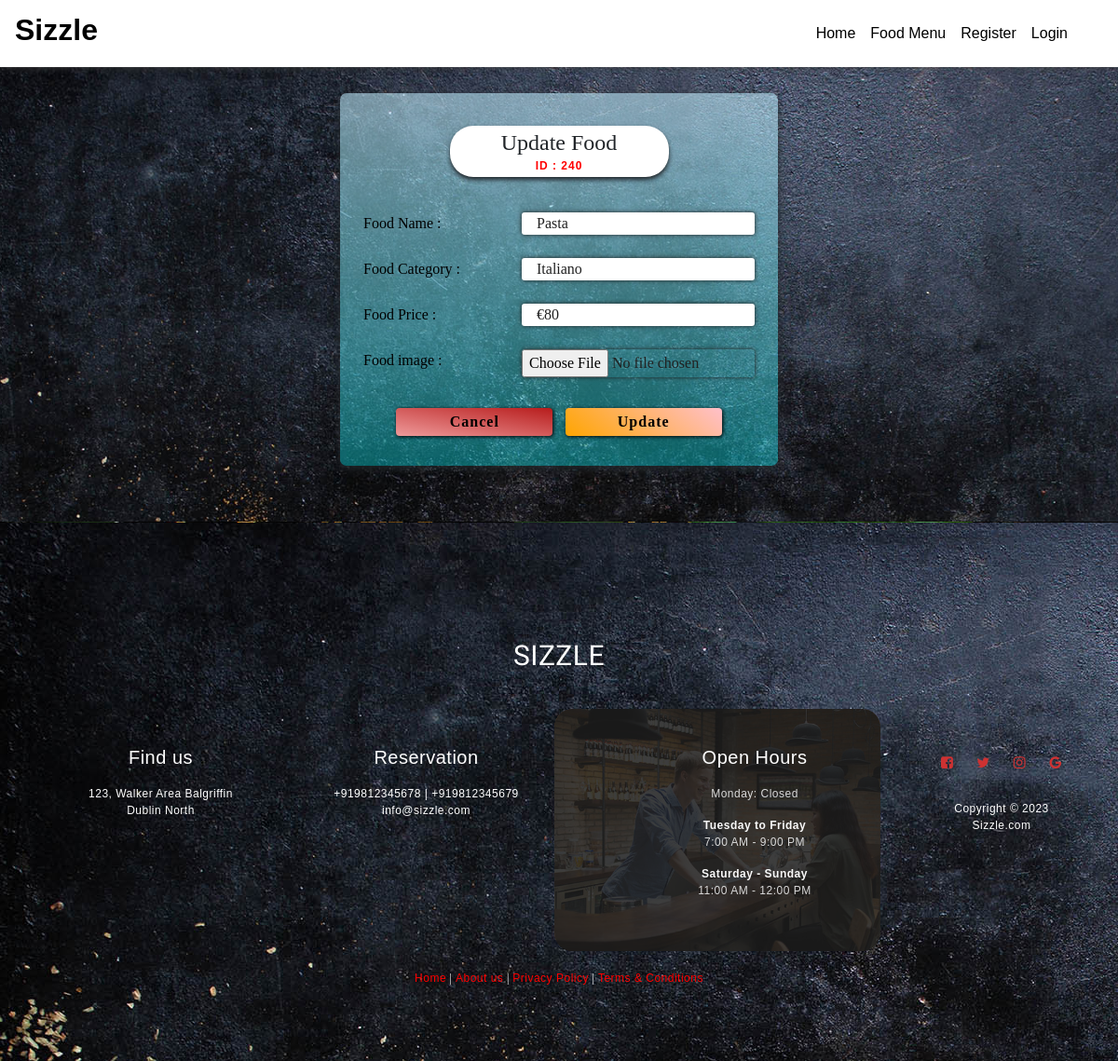
/getfood/24, run on the app's committed database.
### Foodapp/models.py (models this page shows)
class Food(models.Model):
    FoodId = models.AutoField(primary_key=True)
    FoodName = models.CharField(max_length=30)
    FoodCat = models.CharField(max_length=30)
    FoodPrice = models.FloatField(max_length=15)
    FoodImage = models.ImageField(upload_to='media', default='')
    class Meta:
        db_table = "FP_Food"

### Foodapp/views.py (the view)
# urls.py: path('getfood/<int:FoodId>', views.getfood),
def getfood(request, FoodId):
    foods = Food.objects.get(FoodId=FoodId)
    return render(request, 'updatefood.html', {'f': foods})

### Templates/Foodapp/updatefood.html (shortened to what this page needs)
<!DOCTYPE html>
<html lang="en" dir="ltr">
  <head>
	{% load static %}
    <link rel="stylesheet" type="text/css" href="{% static 'css/imperial_style.css' %}" />
    <link rel="stylesheet" type="text/css" href="{% static 'css/master.css' %}" />
    <link rel="stylesheet" href="https://use.fontawesome.com/releases/v5.7.2/css/all.css">
    <link rel="stylesheet" href="https://use.fontawesome.com/releases/v5.3.1/css/all.css">
      <link rel="stylesheet" href="{% static 'css/font-awesome.min.css' %}">
<link rel="stylesheet" href="https://stackpath.bootstrapcdn.com/bootstrap/4.4.1/css/bootstrap.min.css">
  </head>
    <nav class="navbar navbar-expand-lg navbar-light" style="position: fixed;width:100%;background-image: linear-gradient(180deg,#FFF,#FFF);box-shadow: 0px 0px 7px 0px #404040;">
      <a class="navbar-brand" href="/"><h2 style="color:black;font-family:sans-serif;font-weight:bolder;"><b>Sizzle</b></h2></a>
      <div class="collapse navbar-collapse" id="navbarSupportedContent">
        <ul class="navbar-nav" style="margin-left:auto!important;margin-right:30px;">
          <li class="nav-item active">
            <a class="nav-link" id="nav-link" href="home">Home <span class="sr-only">(current)</span></a>
          </li>
          <li class="nav-item active">
            <a class="nav-link" id="nav-link" href=" /allfood">Food Menu <span class="sr-only">(current)</span></a>
          </li>
          {% if request.session.CustId is None and request.session.AdminId is None %}
          <li class="nav-item active">
            <a class="nav-link" id="nav-link" href=" /addcustomer">Register <span class="sr-only">(current)</span></a>
          </li>
          {% endif %}
          {% if request.session.CustId is None and request.session.AdminId is None %}
          <li class="nav-item active">
            <a class="nav-link" id="nav-link" href=" /login">Login <span class="sr-only">(current)</span></a>
          </li>
          {% endif %}
        </ul>
      </div>
    </nav>
      <main>
        <center><div class="middle-admin-reg">
          <center ><legend style="margin-top:25px;box-shadow:0px 3px 5px;width:50%;background:white;border-radius:25px;font-family: 'Courgette', cursive;">Update Food<h5 style="font-size:50%;color:RED;padding-bottom:5px;letter-spacing:1px;"><b>ID : {{f.FoodId}}0</b></h5></legend></center>
          <div class="form-container">
            <form class="myform-container" enctype="multipart/form-data" action="/editfood/{{f.FoodId}}" method="post">{% csrf_token %}
            <span class="entry-box">Food Name : <input type="text" name="FoodName" value="{{f.FoodName}}"></span>
            <span class="entry-box">Food Category : <input type="text" name="FoodCat" value="{{f.FoodCat}}" required></span>
            <span class="entry-box">Food Price : <input type="tel" name="FoodPrice" maxlength="6"  value="{{f.FoodPrice}}" required></span>
            <span class="entry-box">Food image : <input type="file" class="valid" name="FoodImage" style="padding-left:0px" required/></span>
            <center><br/><button type="reset"class="butn" style="margin-top:10px;background-image: linear-gradient(190deg, rgba(183,28,28 ,1), rgba(239,154,154 ,1));" name="button">Cancel</button>
            &nbsp;&nbsp;<button type="submit"class="butn" style="margin-top:10px;"  name="button">Update</button>
              </center>
            </form>
          </div>
        </div></center>
      </main>
    <footer id="footer" data-stellar-background-ratio="0.5" style="background-color:#FFFFFF">
        <div class="container">
            <div class="foot-con">
                <div class="fo-cont-1">
                    SIZZLE
                </div>
            </div>
            <div class="row">
                <div class="col-md-3 col-sm-8">
                    <div class="footer-info">
                        <div class="section-title">
                            <h2 class="wow fadeInUp" data-wow-delay="0.2s">Find us</h2>
                        </div>
                        <address class="wow fadeInUp" data-wow-delay="0.4s">
                            <p>123, Walker Area Balgriffin<br>Dublin North</p>
                        </address>
                    </div>
                </div>
                <div class="col-md-3 col-sm-8">
                    <div class="footer-info">
                        <div class="section-title">
                            <h2 class="wow fadeInUp" data-wow-delay="0.2s">Reservation</h2>
                        </div>
                        <address class="wow fadeInUp" data-wow-delay="0.4s">
                            <p>+919812345678 | +919812345679</p>
                            <p><a href="mailto:cmdzinc@gmail.com">info@sizzle.com</a></p>
                        </address>
                    </div>
                </div>
                <div class="col-md-4 col-sm-8">
                    <div class="footer-info footer-open-hour">
                        <div class="section-title">
                            <h2 class="wow fadeInUp" data-wow-delay="0.2s">Open Hours</h2>
                        </div>
                        <div class="wow fadeInUp" data-wow-delay="0.4s">
                            <p>Monday: Closed</p>
                            <div>
                                <strong>Tuesday to Friday</strong>
                                <p>7:00 AM - 9:00 PM</p>
                            </div>
                            <div>
                                <strong>Saturday - Sunday</strong>
                                <p>11:00 AM - 12:00 PM</p>
                            </div>
                        </div>
                    </div>
                </div>
                <div class="col-md-2 col-sm-4">
                    <ul class="wow fadeInUp social-icon" data-wow-delay="0.4s">
                        <li><a href="#" class="fa fa-facebook-square" attr="facebook icon"></a></li>
                        <li><a href="#" class="fa fa-twitter"></a></li>
                        <li><a href="#" class="fa fa-instagram"></a></li>
                        <li><a href="#" class="fa fa-google"></a></li>
                    </ul>
                    <div class="wow fadeInUp copyright-text" data-wow-delay="0.8s">
                        <p><br>Copyright &copy; 2023 <br>Sizzle.com
                    </div>
                </div>
            </div>
            <div class="fo-cont-2">
                <a class="ext-link" href="#">Home</a> |
                <a class="ext-link" href="#">About us</a> |
                <a class="ext-link" href="#">Privacy Policy</a> |
                <a class="ext-link" href="#">Terms & Conditions</a>
            </div>
        </div>
    </footer>
  </body>
</html>

### Foodapp/static/css/imperial_style.css (style rules this page uses)
* { margin: 0; padding: 0; font-family: sans-serif; box-sizing: border-box; text-decoration: none; }
a { color: red; }
#nav-link { font-family: sans-serif; font-weight: 400; color:black; }
footer { margin-top: 10px; padding-top: 15px; padding-bottom: 30px; background-color: #232323; color: white; font-family: sans-serif; font-size:12px; font-weight: normal; letter-spacing: 0.5px; text-align: center; flex-shrink: 0; }
.foot-con { width: 100%; height: 100px; overflow: hidden; }
.fo-cont-1 { width:30%; float: left; text-align: center; font-size: 30px; font-weight: normal; color: ; font-family: 'Bevan', cursive; overflow: hidden; }
.fo-cont-2 { width:38%; float: left; font-size: 12px; text-align: center; font-weight: normal; color: ; font-family: 'Ultra', serif; overflow: hidden; }

### Foodapp/static/css/master.css (style rules this page uses)
* { margin: 0; padding: 0; font-family: sans-serif; box-sizing: border-box; text-decoration: none; }
.middle-admin-reg { margin-top: 50px; margin-bottom: 50px; border-radius: 7px; background-image: linear-gradient(180deg, #c0ecfd91, #07f8ff5c); width: 470px; height: 400px; overflow: hidden; position: ; box-shadow:0px 3px 10px; padding-top: 10px; }
.form-container { padding-top: 10px; padding-bottom: 10px; align-items: center; padding-left: 25px; padding-right: 25px; border-radius: 5px; }
.entry-box { color: black; display: block; padding: 5px 0 5px 0; margin-top: 15px; font-family: sans-serif; font-family: 'Sriracha', cursive; text-align: left; }
.entry-box input { float: right; width: 250px; outline: none; color: rgba(33,33,33 ,1); border: none; border-radius: 3px; box-shadow: 0.1px 0.1px 5px; padding: 0 16px 0 16px; }
.butn { margin-top: 25px; border: none;outline: none; font-family: sans-serif; font-weight: bold; width: 40%; font-size: 100%; height: 30px; background-image: linear-gradient(40deg,orange, pink);; padding-left: 10px; padding-right: 10px; border-radius: 4px; box-shadow: 1px 1px 4px; letter-spacing: 1px; font-family: 'Sriracha', cursive; }
main { margin-top: 50px; flex: 1 0 auto; }
footer { margin-top: 10px; padding-top: 15px; padding-bottom: 30px; background-color: #232323; color: white; font-family: sans-serif; font-size:12px; font-weight: normal; letter-spacing: 0.5px; text-align: center; flex-shrink: 0; }
.ext-link { color: red; }
.foot-con { width: 100%; height: 100px; overflow: hidden; }
.fo-cont-1 { width:100%; float: left; text-align: center; font-size: 30px; font-weight: normal; color: ; font-family: 'Bevan', cursive; overflow: hidden; }
.fo-cont-2 { width:100%; float: left; font-size: 12px; text-align: center; font-weight: normal; color: ; font-family: 'Ultra', serif; overflow: hidden; }
footer { background-image: url("/static/images/mainscreen4.jpg") !important; border-top: 1px solid rgba(0,0,0,0.05); padding: 120px 0; padding-bottom: 80px; }
footer .section-title { padding-bottom: 10px; }
footer h2 { font-size: 20px; }
footer a, footer p { color: #FFFFFF; }
footer strong { color: #d9d9d9; }
footer address p { margin-bottom: 0; }
.footer-info, footer .social-icon { margin-top: 20px; }
.footer-open-hour { background: #ce3232; background: url('../images/footer-open-hour-bg.jpg') center center no-repeat; background-size: cover; border-radius: 20px; margin-top: 0; padding: 40px 0 40px 80px; overflow: hidden; position: relative; z-index: 22; right: 20px; bottom: 20px; }
.footer-open-hour::after { background: rgba(29,29,29,0.85); content: ""; position: absolute; top: 0; right: 0; bottom: 0; left: 0; width: 100%; height: 100%; z-index: -2222; }
.footer-open-hour h2 { color: #ffffff; }
.footer-open-hour p { color: #d9d9d9; }
.footer-open-hour strong { color: #f9f9f9; }
.social-icon { position: relative; padding: 0; margin: 0; }
.social-icon li { display: inline-block; list-style: none; margin-bottom: 5px; }
.social-icon li a { border-radius: 100px; color: #ce3232; font-size: 15px; width: 35px; height: 35px; line-height: 35px; text-decoration: none; text-align: center; transition: all 0.4s ease-in-out; position: relative; }

### data on the page
Food: FoodId "24", FoodName "Pasta", FoodCat "Italiano", FoodPrice "€80"
